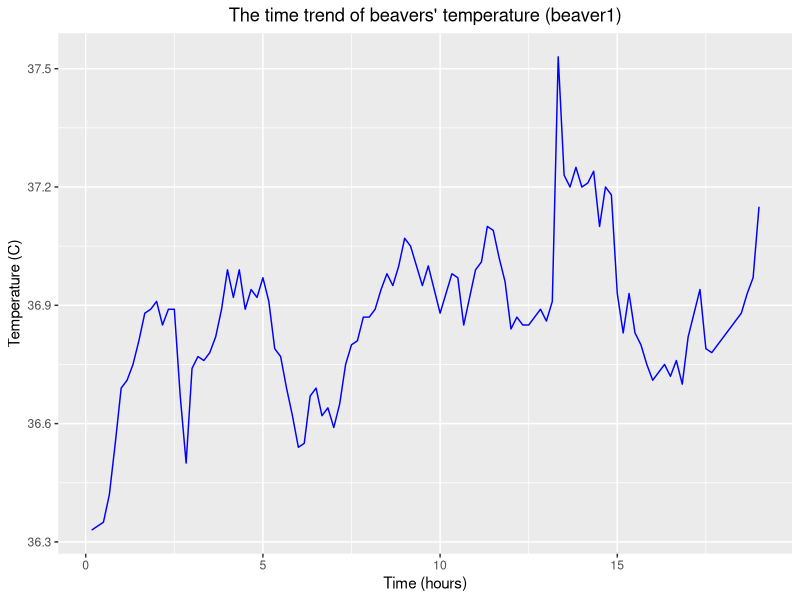
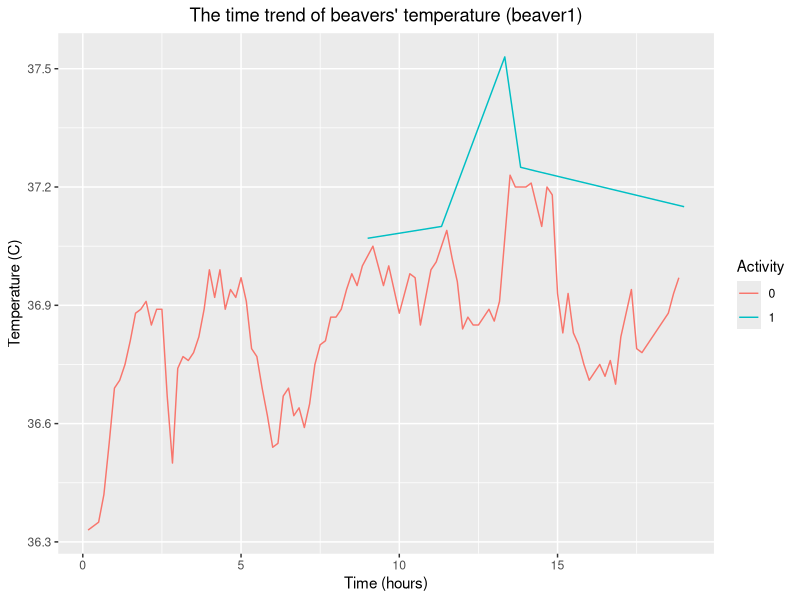
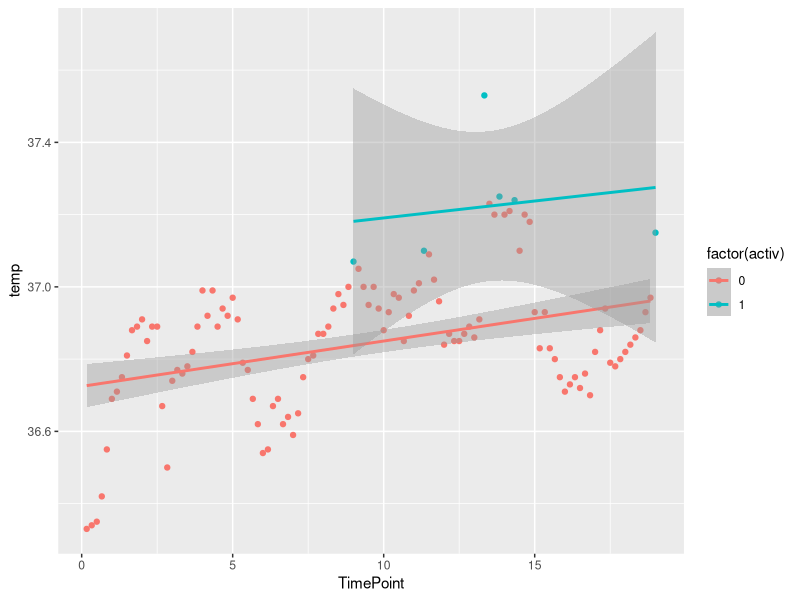
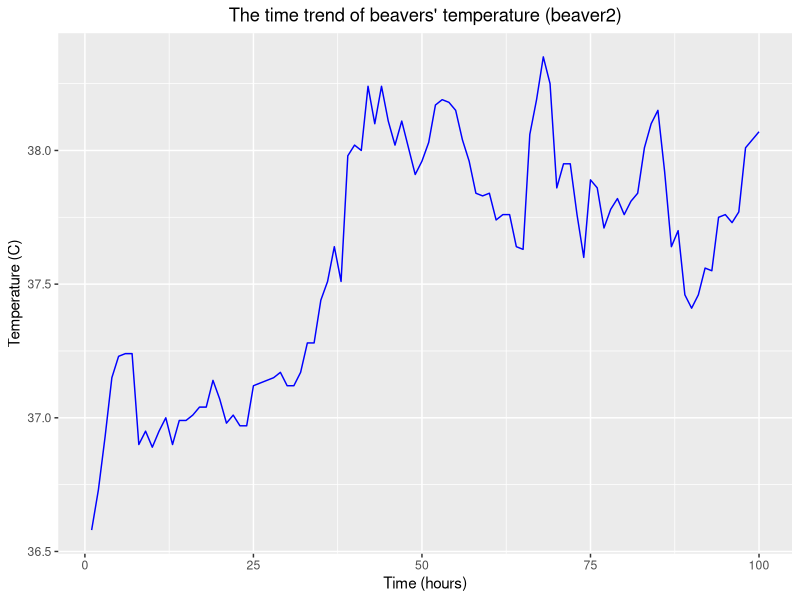
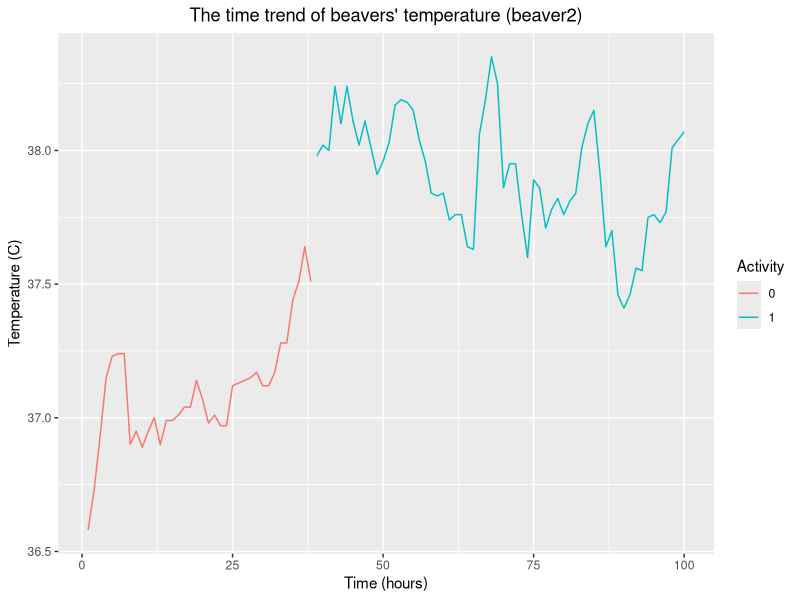

Write the R code that produced these figures, in order.
## ---- chunk 1
knitr::opts_chunk$set(echo = TRUE)
## ---- chunk 2
library(ggplot2)
beaver_1 <- data.frame(TimePoint=(1:dim(beaver1)[1])*10/60, beaver1)

p1 <- ggplot(beaver_1, aes(x=TimePoint, y=temp))+
      geom_line(color="blue")+
      xlab("Time (hours)") + ylab("Temperature (C)") +
      labs(title = "The time trend of beavers' temperature (beaver1)") +
      theme(plot.title = element_text(hjust = 0.5))

p1
## ---- chunk 3
p2 <- ggplot(beaver_1, aes(x=TimePoint,
                           color=factor(activ)))+
      geom_line(aes(y=temp))+
      xlab("Time (hours)") + ylab("Temperature (C)") +
      labs(title = "The time trend of beavers' temperature (beaver1)", color="Activity") +
      theme(plot.title = element_text(hjust = 0.5))

p2
## ---- chunk 4
p2.5 <- ggplot(beaver_1,aes(x=TimePoint,y=temp,
                            color=factor(activ)))+
  geom_point()+
  geom_smooth(method = "lm")
  labs(title = "The time trend of beavers' temperature (beaver1)", color="Activity") +
  theme(plot.title = element_text(hjust = 0.5))
p2.5
## ---- chunk 5
beaver_2 <- data.frame((TimePoint=1:dim(beaver2)[1])*10, beaver2)

p3 <- ggplot(beaver_2, aes(x=TimePoint, y=temp))+
      geom_line(color="blue")+
      xlab("Time (hours)") + ylab("Temperature (C)") +
      labs(title = "The time trend of beavers' temperature (beaver2)") +
      theme(plot.title = element_text(hjust = 0.5))

p3
## ---- chunk 6
p4 <- ggplot(beaver_2, aes(x=TimePoint, y=temp, color=factor(activ)))+
      geom_line()+
      xlab("Time (hours)") + ylab("Temperature (C)") +
      labs(title = "The time trend of beavers' temperature (beaver2)", color="Activity") +
      theme(plot.title = element_text(hjust = 0.5))

p4
